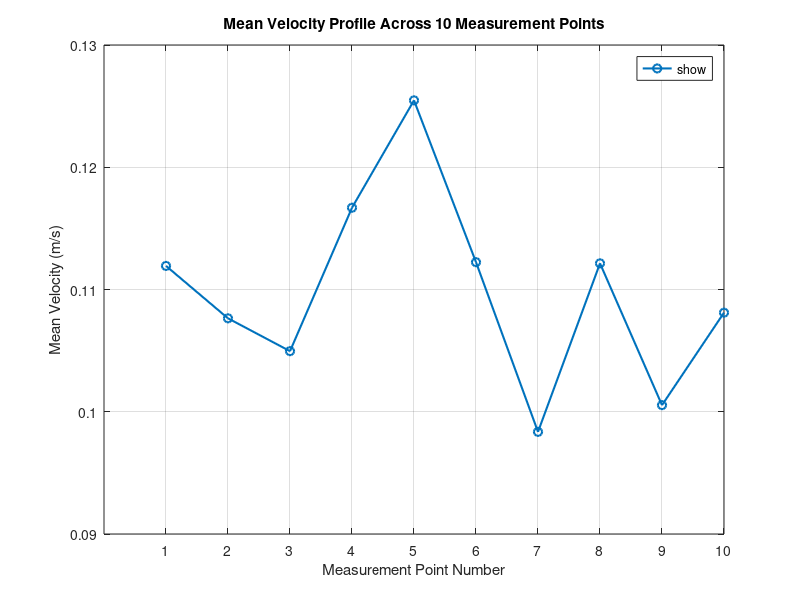
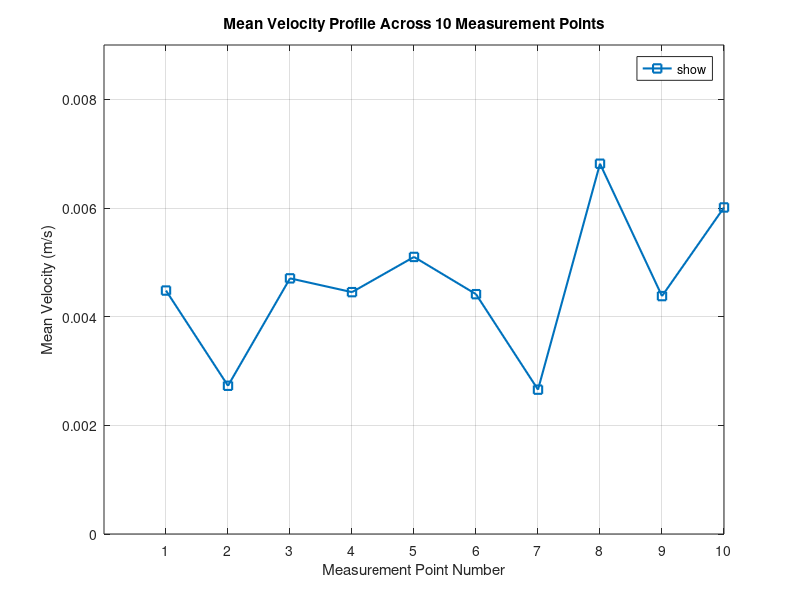
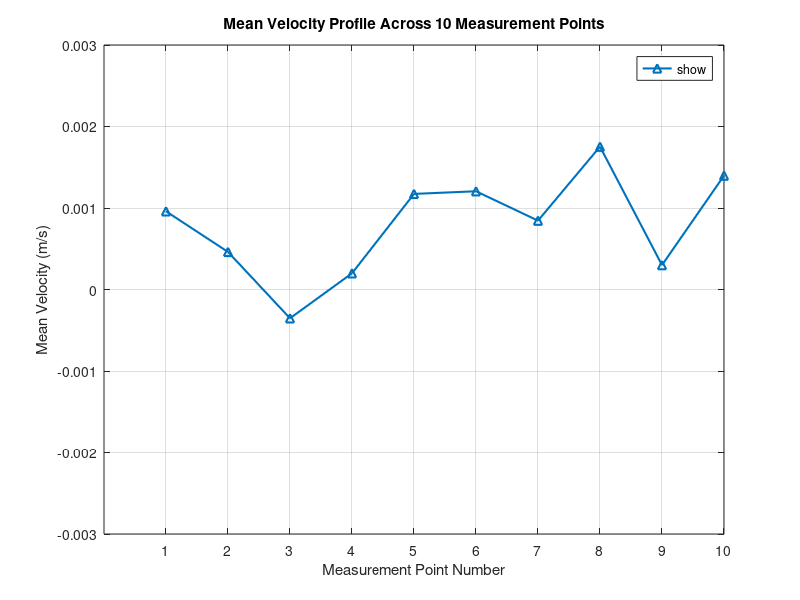
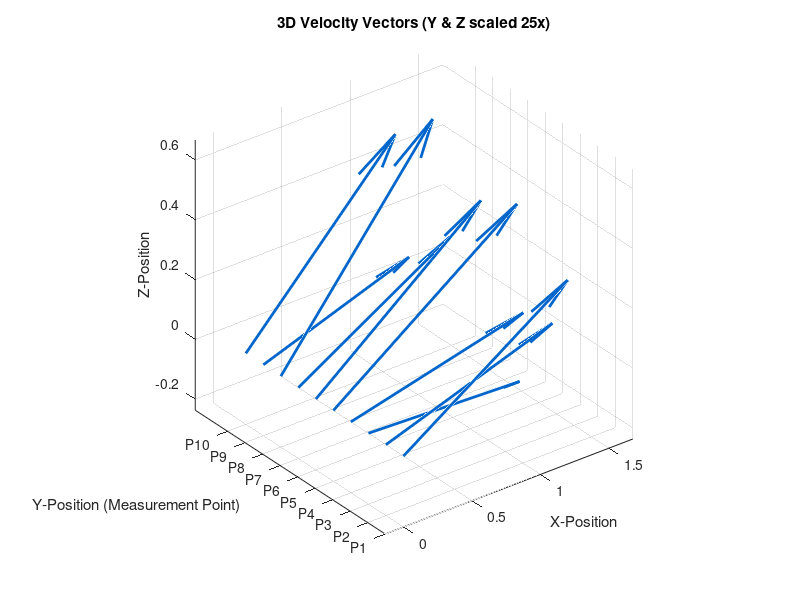

These figures' MATLAB source, in order:
clear;
clc;
close all;

n = 10000; 

%Daten einlesen
data_x = load('2025.10.17_09.44.16_test_10k_Samples5V_10000samp_XVelo.mat');
val_x = data_x.data_full_x;

data_y = load('2025.10.17_09.44.16_test_10k_Samples5V_10000samp_YVelo.mat');
val_y = data_y.data_full_y;

data_z = load('2025.10.17_09.44.16_test_10k_Samples5V_10000samp_ZVelo.mat');
val_z = data_z.data_full_z;

%Messwerte filtern
velocity_x = squeeze(val_x);
velocity_y = squeeze(val_y);
velocity_z = squeeze(val_z);

mean_x = zeros(1, n/1000);
mean_y = zeros(1, n/1000);
mean_z = zeros(1, n/1000);


% Mittelwert der Geschwindigkeiten für jeden der 10 Messpunkte
for i = 1:10
    mean_x(i) = mean(velocity_x((i-1)*1000 + 1 : i*1000));
    mean_y(i) = mean(velocity_y((i-1)*1000 + 1 : i*1000));
    mean_z(i) = mean(velocity_z((i-1)*1000 + 1 : i*1000));
end

% Plot X-Geschwindigkeit
points = 1:10;

figure('Name', 'Mean Velocity Profile X');

plot(points, mean_x, 'LineWidth', 1.5, 'Marker', 'o', 'DisplayName', 'Mean X-Velocity');
ylim([0.09 0.13]);
title('Mean Velocity Profile Across 10 Measurement Points');
xlabel('Measurement Point Number');
ylabel('Mean Velocity (m/s)');
legend('show', 'Location', 'best');
grid on;
box on;
xticks(points);

% Plot x-Geschwindigkeit
figure('Name', 'Mean Velocity Profile Y');

plot(points, mean_y, 'LineWidth', 1.5, 'Marker', 's', 'DisplayName', 'Mean Y-Velocity');
ylim([0 0.009]);
title('Mean Velocity Profile Across 10 Measurement Points');
xlabel('Measurement Point Number');
ylabel('Mean Velocity (m/s)');
legend('show', 'Location', 'best');
grid on;
box on;
xticks(points);

%Plot Z-Geschwindigkeit
figure('Name', 'Mean Velocity Profile Z');

plot(points, mean_z, 'LineWidth', 1.5, 'Marker', '^', 'DisplayName', 'Mean Z-Velocity');
ylim([-0.003 0.003]);
title('Mean Velocity Profile Across 10 Measurement Points');
xlabel('Measurement Point Number');
ylabel('Mean Velocity (m/s)');
legend('show', 'Location', 'best');
grid on;
box on;
xticks(points);

% 3D-Plot
%Skalierungsfaktor um die Werte anzugleichen
exaggeration_factor = 25;

x_origins = zeros(1, 10);
y_origins = 1:10;  % 10 Punkte in y richtung
z_origins = zeros(1, 10);

u_components = mean_x;
v_components = mean_y * exaggeration_factor; 
w_components = mean_z * exaggeration_factor;

figure('Name', '3D Velocity Vector Plot (Scaled)');

quiver3(x_origins, y_origins, z_origins, ...
        u_components, v_components, w_components, ...
        'LineWidth', 2, ...         
        'Color', [0 0.4 0.8], ...  
        'MaxHeadSize', 0.1);      

title_str = sprintf('3D Velocity Vectors (Y & Z scaled %dx)', exaggeration_factor);
title(title_str);
xlabel('X-Position');
ylabel('Y-Position (Measurement Point)');
zlabel('Z-Position');

yticks(1:10);
yticklabels({'P1', 'P2', 'P3', 'P4', 'P5', 'P6', 'P7', 'P8', 'P9', 'P10'});

grid on;
axis vis3d;

